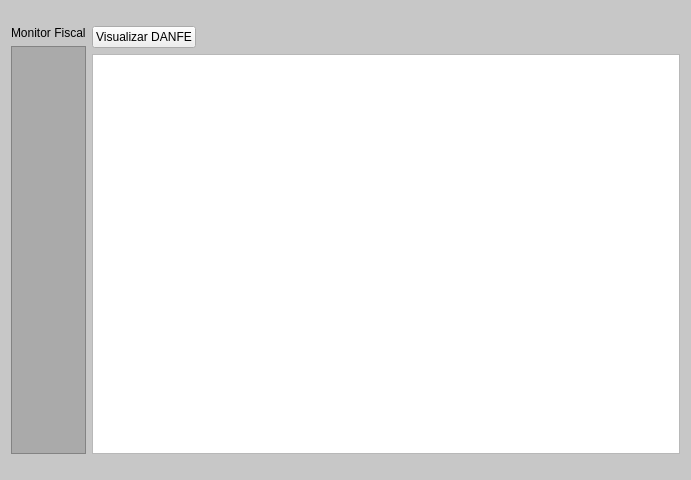
<?xml version="1.0" encoding="UTF-8"?>
<ui version="4.0">
 <class>MonitorFiscal</class>
 <widget class="QWidget" name="MonitorFiscal">
  <property name="geometry">
   <rect>
    <x>0</x>
    <y>0</y>
    <width>691</width>
    <height>480</height>
   </rect>
  </property>
  <property name="windowTitle">
   <string>Monitor Fiscal</string>
  </property>
  <property name="styleSheet">
   <string notr="true">#MonitorFiscal{
	background-color: rgb(199, 199, 199);
}
#frame {
	background-color:rgb(170, 170, 170);
} </string>
  </property>
  <layout class="QGridLayout" name="gridLayout">
   <item row="0" column="0">
    <layout class="QVBoxLayout" name="verticalLayout_2">
     <item>
      <widget class="QLabel" name="label">
       <property name="sizePolicy">
        <sizepolicy hsizetype="Fixed" vsizetype="Fixed">
         <horstretch>0</horstretch>
         <verstretch>0</verstretch>
        </sizepolicy>
       </property>
       <property name="styleSheet">
        <string notr="true">font: 700 13pt &quot;Ubuntu&quot;;</string>
       </property>
       <property name="text">
        <string>Monitor Fiscal</string>
       </property>
      </widget>
     </item>
     <item>
      <widget class="QFrame" name="frame">
       <property name="styleSheet">
        <string notr="true">QPushButton {
	color:rgb(255, 255, 255);
	font: 500 11pt &quot;Ubuntu&quot;;
    background-color: transparent;
	border: 0.5px solid ;
    border-right: 0.5px solid ;
    padding-left: 10px;
}

QPushButton:checked {
	background-color: rgb(199, 199, 199);
    	color:rgb(0, 0, 0);

    /* &quot;remove&quot; a borda direita */
    border-right: none;

    /* arredondamento só do lado esquerdo */
    border-top-left-radius: 6px;
    border-bottom-left-radius: 6px;
}</string>
       </property>
       <property name="frameShape">
        <enum>QFrame::Shape::StyledPanel</enum>
       </property>
       <property name="frameShadow">
        <enum>QFrame::Shadow::Raised</enum>
       </property>
       <layout class="QVBoxLayout" name="verticalLayout"/>
      </widget>
     </item>
    </layout>
   </item>
   <item row="0" column="1">
    <layout class="QVBoxLayout" name="verticalLayout_3">
     <item>
      <layout class="QHBoxLayout" name="horizontalLayout">
       <item>
        <widget class="QPushButton" name="Btn_Danfe">
         <property name="text">
          <string>Visualizar DANFE</string>
         </property>
        </widget>
       </item>
       <item>
        <spacer name="horizontalSpacer">
         <property name="orientation">
          <enum>Qt::Orientation::Horizontal</enum>
         </property>
         <property name="sizeHint" stdset="0">
          <size>
           <width>40</width>
           <height>20</height>
          </size>
         </property>
        </spacer>
       </item>
      </layout>
     </item>
     <item>
      <widget class="QTableView" name="TView_Fiscal">
       <property name="sizePolicy">
        <sizepolicy hsizetype="Preferred" vsizetype="Preferred">
         <horstretch>0</horstretch>
         <verstretch>0</verstretch>
        </sizepolicy>
       </property>
       <property name="maximumSize">
        <size>
         <width>600</width>
         <height>400</height>
        </size>
       </property>
       <property name="alternatingRowColors">
        <bool>true</bool>
       </property>
       <property name="selectionMode">
        <enum>QAbstractItemView::SelectionMode::SingleSelection</enum>
       </property>
       <property name="selectionBehavior">
        <enum>QAbstractItemView::SelectionBehavior::SelectRows</enum>
       </property>
       <attribute name="verticalHeaderVisible">
        <bool>false</bool>
       </attribute>
      </widget>
     </item>
    </layout>
   </item>
  </layout>
 </widget>
 <resources/>
 <connections/>
</ui>
